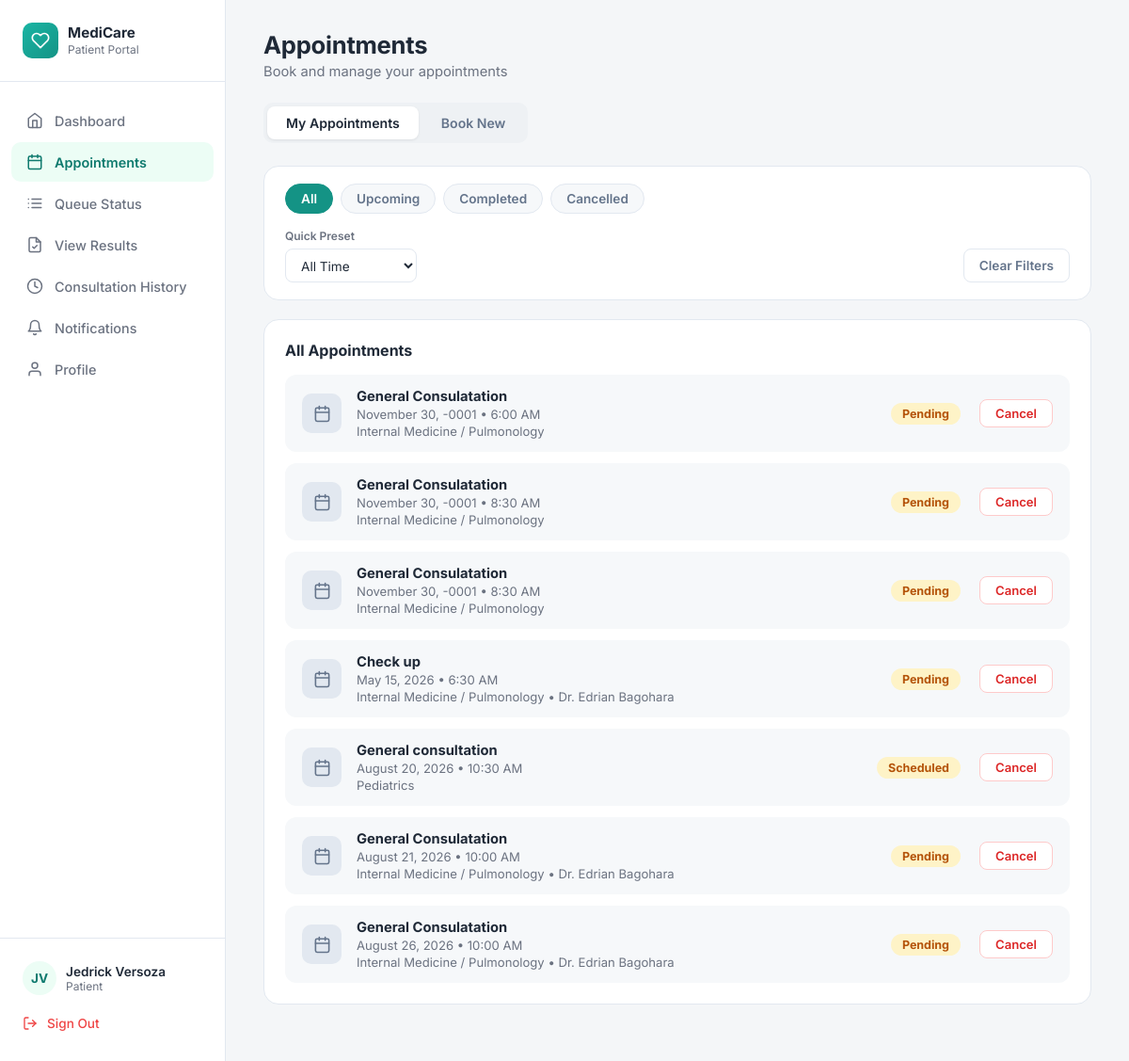
Page /patient/patient_appointment.php (signed in) on the committed database.
### tables this page shows
CREATE TABLE IF NOT EXISTS `patients` (
  `PatientID` int NOT NULL AUTO_INCREMENT,
  `UserID` int NOT NULL,
  `CivilStatus` varchar(50) DEFAULT NULL,
  `Religion` varchar(50) DEFAULT NULL,
  `IsPWD` tinyint(1) NOT NULL DEFAULT '0',
  `DisabilityType` varchar(100) DEFAULT NULL,
  `BloodType` varchar(5) DEFAULT NULL,
  `Allergies` text,
  `PastMedicalCondition` text,
  `CurrentMedication` text,
  `FamilyMedicalHistory` text,
  `EmergencyContactName` varchar(100) DEFAULT NULL,
  `EmergencyContactNo` varchar(20) DEFAULT NULL,
  `EmergencyRelation` varchar(50) DEFAULT NULL,
  `CreatedAt` datetime NOT NULL DEFAULT CURRENT_TIMESTAMP,
  `UpdatedAt` datetime NOT NULL DEFAULT CURRENT_TIMESTAMP ON UPDATE CURRENT_TIMESTAMP,
  PRIMARY KEY (`PatientID`),
  KEY `FK_Patients_Users` (`UserID`)
);

CREATE TABLE IF NOT EXISTS `users` (
  `UserID` int NOT NULL AUTO_INCREMENT,
  `RoleID` int NOT NULL,
  `FirstName` varchar(100) NOT NULL,
  `MiddleName` varchar(100) DEFAULT NULL,
  `LastName` varchar(100) NOT NULL,
  `Email` varchar(191) NOT NULL,
  `Password` varchar(255) NOT NULL,
  `Sex` varchar(13) NOT NULL,
  `DateOfBirth` date DEFAULT NULL,
  `ContactNumber` varchar(20) DEFAULT NULL,
  `Address` text,
  `Status` varchar(50) NOT NULL DEFAULT 'Active',
  `CreatedAt` datetime NOT NULL DEFAULT CURRENT_TIMESTAMP,
  `FailedAttempts` int DEFAULT '0',
  `LockUntil` datetime DEFAULT NULL,
  `ResetToken` varchar(255) DEFAULT NULL,
  `TokenExpiry` datetime DEFAULT NULL,
  `ProfilePhoto` varchar(255) DEFAULT NULL,
  `LastLogin` datetime DEFAULT NULL,
  PRIMARY KEY (`UserID`),
  UNIQUE KEY `Email` (`Email`),
  KEY `FK_Users_Roles` (`RoleID`)
);

CREATE TABLE IF NOT EXISTS `appointments` (
  `AppointmentID` int NOT NULL AUTO_INCREMENT,
  `PatientID` int NOT NULL,
  `StaffID` int DEFAULT NULL,
  `DepartmentID` int NOT NULL,
  `AppointmentDate` date NOT NULL,
  `AppointmentTime` time NOT NULL,
  `Purpose` varchar(255) DEFAULT NULL,
  `Status` varchar(50) NOT NULL DEFAULT 'Pending',
  `CreatedAt` datetime NOT NULL DEFAULT CURRENT_TIMESTAMP,
  `UpdatedAt` datetime NOT NULL DEFAULT CURRENT_TIMESTAMP ON UPDATE CURRENT_TIMESTAMP,
  PRIMARY KEY (`AppointmentID`),
  KEY `fk_appointments_patient` (`PatientID`),
  KEY `fk_appointments_staff` (`StaffID`),
  KEY `fk_appointments_department` (`DepartmentID`)
);

CREATE TABLE IF NOT EXISTS `departments` (
  `DepartmentID` int NOT NULL AUTO_INCREMENT,
  `DepartmentName` varchar(100) NOT NULL,
  PRIMARY KEY (`DepartmentID`),
  UNIQUE KEY `DepartmentName` (`DepartmentName`)
);

### patient/patient_appointment.php (the view, shortened to what this page needs)
<?php
require_once __DIR__ . '/../includes/db.php';
$userID = $_SESSION['UserID'];
$stmt = mysqli_prepare(
    $conn,
    'SELECT p.PatientID, u.FirstName, u.LastName, u.ProfilePhoto
     FROM patients p
     INNER JOIN users u ON p.UserID = u.UserID
     WHERE p.UserID = ?'
);
mysqli_stmt_bind_param($stmt, 'i', $userID);
mysqli_stmt_execute($stmt);
$result = mysqli_stmt_get_result($stmt);
$patient = mysqli_fetch_assoc($result);
$patientID = $patient['PatientID'];
$appointmentsStmt = mysqli_prepare(
    $conn,
    'SELECT
        a.AppointmentID,
        a.StaffID,
        a.DepartmentID,
        a.AppointmentDate,
        a.AppointmentTime,
        a.Purpose,
        a.Status,
        d.DepartmentName,
        u.FirstName AS StaffFirstName,
        u.LastName AS StaffLastName
     FROM appointments a
     INNER JOIN departments d
        ON a.DepartmentID = d.DepartmentID
     LEFT JOIN staff s
        ON a.StaffID = s.StaffID
     LEFT JOIN users u
        ON s.UserID = u.UserID
     WHERE a.PatientID = ?
     ORDER BY a.AppointmentDate ASC, a.AppointmentTime ASC'
);
mysqli_stmt_bind_param(
    $appointmentsStmt,
    'i',
    $patientID
);
mysqli_stmt_execute($appointmentsStmt);
$appointmentsResult = mysqli_stmt_get_result($appointmentsStmt);
$appointments = [];
while ($row = mysqli_fetch_assoc($appointmentsResult)) {
    $appointments[] = $row;
}
?>
<!DOCTYPE html>
<html lang="en">
<head>
<link rel="stylesheet" href="../assets/css/patient/patient_dashboard.css">
</head>
<body>
<div class="app">
  <aside class="sidebar">
    <div class="sidebar-brand">
      <div class="brand-icon">
        <svg viewBox="0 0 24 24" fill="none" stroke="currentColor" stroke-width="2" stroke-linecap="round" stroke-linejoin="round"><path d="M20.84 4.61a5.5 5.5 0 0 0-7.78 0L12 5.67l-1.06-1.06a5.5 5.5 0 0 0-7.78 7.78l1.06 1.06L12 21.23l7.78-7.78 1.06-1.06a5.5 5.5 0 0 0 0-7.78z"/></svg>
      </div>
      <div class="brand-text">
        <div class="brand-title">MediCare</div>
        <div class="brand-sub">Patient Portal</div>
      </div>
    </div>
    <ul class="nav-list">
  <li>
    <a href="patient_dashboard.php" class="nav-item">
      <svg viewBox="0 0 24 24" fill="none" stroke="currentColor" stroke-width="2" stroke-linecap="round" stroke-linejoin="round"><path d="M3 9l9-7 9 7v11a2 2 0 0 1-2 2H5a2 2 0 0 1-2-2z"/><path d="M9 22V12h6v10"/></svg>
      Dashboard
    </a>
  </li>
  <li>
    <a href="patient_appointment.php" class="nav-item active">
      <svg viewBox="0 0 24 24" fill="none" stroke="currentColor" stroke-width="2" stroke-linecap="round" stroke-linejoin="round"><rect x="3" y="4" width="18" height="18" rx="2"/><path d="M16 2v4M8 2v4M3 10h18"/></svg>
      Appointments
    </a>
  </li>
  <li>
    <a href="queue_status.php" class="nav-item">
      <svg viewBox="0 0 24 24" fill="none" stroke="currentColor" stroke-width="2" stroke-linecap="round" stroke-linejoin="round"><path d="M8 6h13M8 12h13M8 18h13M3 6h.01M3 12h.01M3 18h.01"/></svg>
      Queue Status
    </a>
  </li>
  <li>
    <a href="view_results.php" class="nav-item">
      <svg viewBox="0 0 24 24" fill="none" stroke="currentColor" stroke-width="2" stroke-linecap="round" stroke-linejoin="round"><path d="M14 2H6a2 2 0 0 0-2 2v16a2 2 0 0 0 2 2h12a2 2 0 0 0 2-2V8z"/><path d="M14 2v6h6"/><path d="M9 15l2 2 4-4"/></svg>
      View Results
    </a>
  </li>
  <li>
    <a href="consultation_history.php" class="nav-item">
      <svg viewBox="0 0 24 24" fill="none" stroke="currentColor" stroke-width="2" stroke-linecap="round" stroke-linejoin="round"><circle cx="12" cy="12" r="10"/><polyline points="12 6 12 12 16 14"/></svg>
      Consultation History
    </a>
  </li>
  <li>
    <a href="notifications.php" class="nav-item">
      <svg viewBox="0 0 24 24" fill="none" stroke="currentColor" stroke-width="2" stroke-linecap="round" stroke-linejoin="round"><path d="M18 8A6 6 0 0 0 6 8c0 7-3 9-3 9h18s-3-2-3-9"/><path d="M13.73 21a2 2 0 0 1-3.46 0"/></svg>
      Notifications
    </a>
  </li>
  <li>
    <a href="patient_profile.php" class="nav-item">
      <svg viewBox="0 0 24 24" fill="none" stroke="currentColor" stroke-width="2" stroke-linecap="round" stroke-linejoin="round"><path d="M20 21v-2a4 4 0 0 0-4-4H8a4 4 0 0 0-4 4v2"/><circle cx="12" cy="7" r="4"/></svg>
      Profile
    </a>
  </li>
</ul>
    <div class="sidebar-footer">
      <div class="sidebar-user">
        <?php if (!empty($patient['ProfilePhoto'])): ?>
        <div class="user-avatar"><img src="../<?php echo htmlspecialchars($patient['ProfilePhoto']); ?>" alt="Photo" style="width:100%;height:100%;border-radius:50%;object-fit:cover;"></div>
        <?php else: ?>
        <div class="user-avatar"><?php echo strtoupper(substr($patient['FirstName'], 0, 1) . substr($patient['LastName'], 0, 1)); ?></div>
        <?php endif; ?>
        <div>
          <div class="user-name"><?php echo htmlspecialchars($patient['FirstName'] . ' ' . $patient['LastName']); ?></div>
          <div class="user-role">Patient</div>
        </div>
      </div>
      <a class="sign-out" href="../auth/logout.php" onclick="return confirm('Are you sure you want to sign out?');">
        <svg viewBox="0 0 24 24" fill="none" stroke="currentColor" stroke-width="2" stroke-linecap="round" stroke-linejoin="round"><path d="M9 21H5a2 2 0 0 1-2-2V5a2 2 0 0 1 2-2h4"/><polyline points="16 17 21 12 16 7"/><line x1="21" y1="12" x2="9" y2="12"/></svg>
        Sign Out
      </a>
    </div>
  </aside>
  <main class="main">
    <div class="page-header">
      <h1>Appointments</h1>
      <p>Book and manage your appointments</p>
    </div>
    <div class="tab-switch">
      <button class="tab-btn active" type="button">My Appointments</button>
      <a href="book_appointment.php" class="tab-btn" style="text-decoration:none; display:inline-block;">Book New</a>
    </div>
    <?php
    $filteredAppointments = [];
    foreach ($appointments as $appointment) {
        $filteredAppointments[] = $appointment;
    }
    ?>
    <div class="filter-bar">
      <div class="filter-tabs" id="statusTabs">
        <button type="button" class="filter-tab active" data-tab="all">All</button>
        <button type="button" class="filter-tab" data-tab="upcoming">Upcoming</button>
        <button type="button" class="filter-tab" data-tab="completed">Completed</button>
        <button type="button" class="filter-tab" data-tab="cancelled">Cancelled</button>
      </div>
      <div class="filter-row">
        <div class="filter-field">
          <label for="presetSelect">Quick Preset</label>
          <select id="presetSelect" class="filter-select">
            <option value="all_time" selected>All Time</option>
          </select>
        </div>
        <button type="button" class="btn-clear" id="clearFilters">Clear Filters</button>
      </div>
    </div>
    <div class="section-panel">
      <div class="section-panel-title" id="listTitle">All Appointments</div>
      <div class="appt-row-list" id="apptList">
        <?php if (count($filteredAppointments) === 0): ?>
          <div class="appt-row">
            <div class="appt-row-info">
              <div class="title">No appointments</div>
              <div class="date">No appointments are available yet.</div>
            </div>
          </div>
        <?php else: ?>
        <?php foreach ($filteredAppointments as $appointment): ?>
          <?php
          $apptDate = $appointment['AppointmentDate'];
          $apptStatus = $appointment['Status'];
          $formattedDate = date('F d, Y', strtotime($apptDate));
          $formattedTime = date('g:i A', strtotime($appointment['AppointmentTime']));
          $statusClass = match($apptStatus) {
              'Pending'          => 'pending',
              'Cancelled'        => 'cancelled',
              'Completed'        => 'completed',
              'Checked In'       => 'checked-in',
              'Called'           => 'called',
              'In Consultation'  => 'in-consultation',
              default            => 'pending'
          };
          ?>
          <div
            class="appt-row"
            data-date="<?php echo htmlspecialchars($apptDate); ?>"
            data-status="<?php echo htmlspecialchars($apptStatus); ?>">
            <div class="appt-row-icon">
              <svg viewBox="0 0 24 24" fill="none" stroke="currentColor" stroke-width="2" stroke-linecap="round" stroke-linejoin="round">
                <rect x="3" y="4" width="18" height="18" rx="2"/>
                <path d="M16 2v4M8 2v4M3 10h18"/>
              </svg>
            </div>
            <div class="appt-row-info">
              <div class="title">
                <?php echo htmlspecialchars($appointment['Purpose'] ?: 'Medical Appointment'); ?>
              </div>
              <div class="date">
                <?php echo htmlspecialchars($formattedDate); ?>
                •
                <?php echo htmlspecialchars($formattedTime); ?>
              </div>
              <div class="date">
                <?php echo htmlspecialchars($appointment['DepartmentName']); ?>
                <?php if (!empty($appointment['StaffFirstName'])): ?>
                  • Dr.
                  <?php echo htmlspecialchars($appointment['StaffFirstName']); ?>
                  <?php echo htmlspecialchars($appointment['StaffLastName']); ?>
                <?php endif; ?>
              </div>
            </div>
            <div class="appt-row-actions">
              <span class="pill-status <?php echo $statusClass; ?>">
                <?php echo htmlspecialchars($apptStatus); ?>
              </span>
              <?php if (
                  $apptStatus !== 'Cancelled' &&
                  $apptStatus !== 'Completed' &&
                  $apptStatus !== 'Checked In' &&
                  $apptStatus !== 'In Consultation'
              ): ?>
                <button
                  class="btn-cancel"
                  type="button"
                  data-id="<?php echo (int)$appointment['AppointmentID']; ?>">
                  Cancel
                </button>
              <?php endif; ?>
            </div>
          </div>
        <?php endforeach; ?>
        <?php endif; ?>
      </div>
    </div>
  </main>
</div>
</body>
</html>

### rows in the picture
patients: UserID.LastName "JV", UserID.LastName "Jedrick Versoza"
appointments: Purpose "General Consulatation", AppointmentDate "November 30, -0001", AppointmentTime "6:00 AM", DepartmentID.DepartmentName "Internal Medicine / Pulmonology", Status "Pending"
appointments: Purpose "General Consulatation", AppointmentDate "November 30, -0001", AppointmentTime "8:30 AM", DepartmentID.DepartmentName "Internal Medicine / Pulmonology", Status "Pending"
appointments: Purpose "General Consulatation", AppointmentDate "November 30, -0001", AppointmentTime "8:30 AM", DepartmentID.DepartmentName "Internal Medicine / Pulmonology", Status "Pending"
appointments: Purpose "Check up", AppointmentDate "May 15, 2026", AppointmentTime "6:30 AM", DepartmentID.DepartmentName "Internal Medicine / Pulmonology", users.FirstName "Edrian", users.LastName "Bagohara", Status "Pending"
appointments: Purpose "General consultation", AppointmentDate "August 20, 2026", AppointmentTime "10:30 AM", DepartmentID.DepartmentName "Pediatrics", Status "Scheduled"
appointments: Purpose "General Consulatation", AppointmentDate "August 21, 2026", AppointmentTime "10:00 AM", DepartmentID.DepartmentName "Internal Medicine / Pulmonology", users.FirstName "Edrian", users.LastName "Bagohara", Status "Pending"
appointments: Purpose "General Consulatation", AppointmentDate "August 26, 2026", AppointmentTime "10:00 AM", DepartmentID.DepartmentName "Internal Medicine / Pulmonology", users.FirstName "Edrian", users.LastName "Bagohara", Status "Pending"
